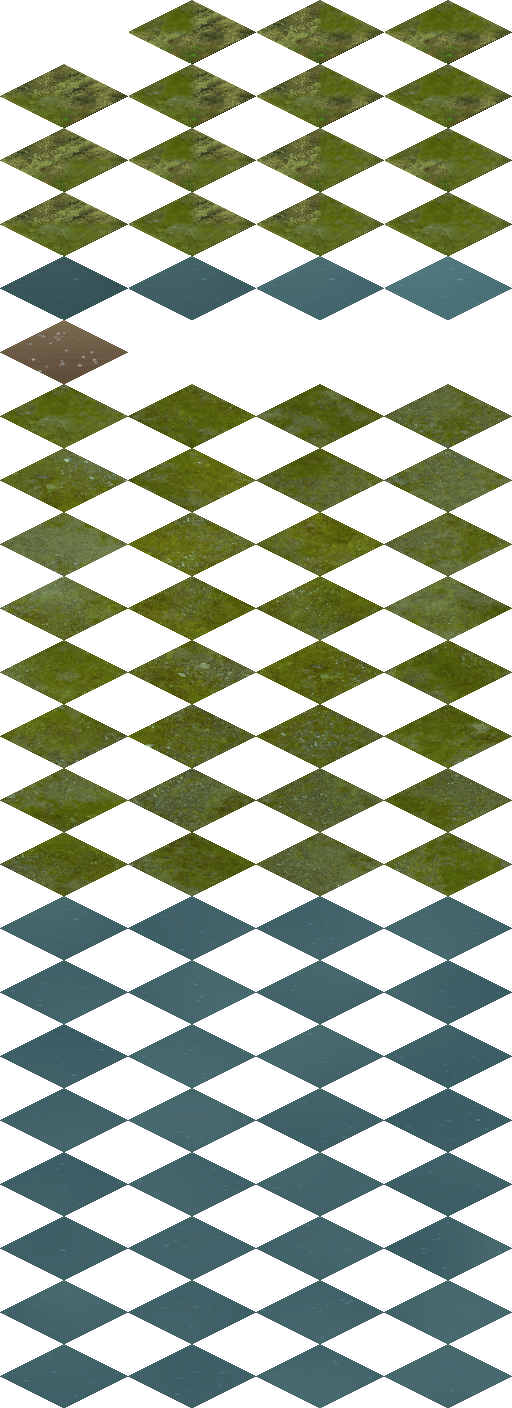
#> input picture assets/tilesets/terrain_atlas.png, 512 x 1408 px, found by its file name
$ python test_gen_normal_atlas.py
#> lines starting #> are read from the running program, lines starting #| are printed output that depends on the picture; after the words box and inside, x2 and y2 are one past the last pixel; in counts of white or black regions, pixels touching at a corner belong together
### tools/gen_normal_atlas.py
#!/usr/bin/env python3
"""Deterministic tangent-space NORMAL-map generator for the Crusade terrain atlas.

Story L1 (#82) of the lighting epic (#66). The diffuse atlas
(assets/tilesets/terrain_atlas.png) is flat art; a Light2D shading it with no
normal map just brightens uniformly. This derives a per-texel normal map from
the diffuse luminance so light picks out surface relief (grass blades, dirt
clumps, water ripple) on the 2:1 diamonds.

REGION-AWARE by construction: the atlas packs 128x64 (true 2:1) regions edge to
edge with ZERO separation, so a naive global gradient would invent steep normals
at every region boundary. Each region is processed in ISOLATION (its gradient
never reads a neighbouring region), and:
  - texels outside the diamond (diffuse alpha below --alpha-threshold) are forced
    NEUTRAL (128,128,255) -- flat, +Z -- so the transparent rectangle corners and
    the diamond rim carry no spurious relief;
  - the 1px outer border of every region is forced NEUTRAL as belt-and-suspenders
    against cross-tile bleed.

A perfectly flat region therefore encodes uniform (128,128,255). Fully
deterministic (pure numpy, no randomness).

Regenerate with:
    python3 tools/gen_normal_atlas.py
It writes assets/tilesets/terrain_atlas_n.png relative to the repo root.
"""

import argparse
import os

import numpy as np
from PIL import Image

# --- Layout constants (mirror src/core/tileset_constants.gd) ---
REGION_W, REGION_H = 128, 64
ATLAS_W, ATLAS_H = 512, 1408
COLS, ROWS = ATLAS_W // REGION_W, ATLAS_H // REGION_H   # 4 x 6

# --- Defaults ---
# Near-flat by design (#233 art pass): terrain relief now comes from the world-space
# terrain_tint shader, not this per-tile normal map. A strong per-tile normal creates
# a lit/shadow crease at every diamond edge -> a visible grid. Keeping this low leaves
# only a whisper of tactile detail under the sun without re-drawing the tile lattice.
DEFAULT_STRENGTH = 0.55         # relief exaggeration; higher = steeper normals
DEFAULT_ALPHA_THRESHOLD = 8     # diffuse alpha (0..255) below which a texel is flat
NEUTRAL = np.array([128, 128, 255], dtype=np.uint8)   # flat normal, +Z


def _luminance(rgb: np.ndarray) -> np.ndarray:
    """Rec.601 luma of an (h,w,3) float array in [0,1]."""
    return (0.299 * rgb[..., 0] + 0.587 * rgb[..., 1] + 0.114 * rgb[..., 2])


def _region_normals(rgb: np.ndarray, alpha: np.ndarray, strength: float,
                    alpha_threshold: int, invert_y: bool) -> np.ndarray:
    """Encode one region's (h,w) heightmap as an (h,w,3) uint8 normal image.

    rgb: (h,w,3) float in [0,1]; alpha: (h,w) uint8. Gradient is computed only
    within this array (region-isolated). Returns tangent-space normals with +Z
    up, OpenGL-style (green = +Y up) unless invert_y flips G for Godot's -Y.
    """
    h, w = alpha.shape
    height = _luminance(rgb)
    # Central-difference gradient, confined to this region (no cross-region reads).
    dy, dx = np.gradient(height)
    nx = -dx * strength
    ny = -dy * strength
    nz = np.ones_like(height)
    inv = 1.0 / np.sqrt(nx * nx + ny * ny + nz * nz)
    nx, ny, nz = nx * inv, ny * inv, nz * inv
    if invert_y:
        ny = -ny
    enc = np.empty((h, w, 3), dtype=np.uint8)
    enc[..., 0] = np.clip((nx * 0.5 + 0.5) * 255.0 + 0.5, 0, 255).astype(np.uint8)
    enc[..., 1] = np.clip((ny * 0.5 + 0.5) * 255.0 + 0.5, 0, 255).astype(np.uint8)
    enc[..., 2] = np.clip((nz * 0.5 + 0.5) * 255.0 + 0.5, 0, 255).astype(np.uint8)
    # Outside the diamond (near-transparent) -> neutral.
    enc[alpha < alpha_threshold] = NEUTRAL
    # 1px region border -> neutral (guard against any edge-gradient bleed).
    enc[0, :] = NEUTRAL
    enc[-1, :] = NEUTRAL
    enc[:, 0] = NEUTRAL
    enc[:, -1] = NEUTRAL
    return enc


def build_normal_atlas(diffuse, strength: float = DEFAULT_STRENGTH,
                       alpha_threshold: int = DEFAULT_ALPHA_THRESHOLD,
                       invert_y: bool = False) -> Image.Image:
    """`diffuse` is a path (str) or an already-loaded PIL Image."""
#> called with strength = 0.55, alpha_threshold = 8, invert_y = False
    src = (Image.open(diffuse) if isinstance(diffuse, str) else diffuse).convert("RGBA")
    if src.size != (ATLAS_W, ATLAS_H):
        raise ValueError("diffuse atlas is %s, expected (%d, %d)"
                         % (src.size, ATLAS_W, ATLAS_H))
    arr = np.asarray(src, dtype=np.uint8)
    rgb = arr[..., :3].astype(np.float32) / 255.0
#> rgb: shape (1408, 512, 3) float32; every value is 0.588
    alpha = arr[..., 3]
#> alpha: shape (1408, 512); every value is 255

    out = np.empty((ATLAS_H, ATLAS_W, 3), dtype=np.uint8)
    out[:] = NEUTRAL
    for row in range(ROWS):
        for col in range(COLS):
            y0, x0 = row * REGION_H, col * REGION_W
            y1, x1 = y0 + REGION_H, x0 + REGION_W
            reg_alpha = alpha[y0:y1, x0:x1]
            if row >= 6:
                continue  # mega-tile window rows: neutral by design -- a per-tile
                          # gradient would crease the seamless windows at their
                          # edges; their relief comes from the world-space shader
            if reg_alpha.max() < alpha_threshold:
                continue  # empty region: leave neutral
            out[y0:y1, x0:x1] = _region_normals(
                rgb[y0:y1, x0:x1], reg_alpha, strength, alpha_threshold, invert_y)
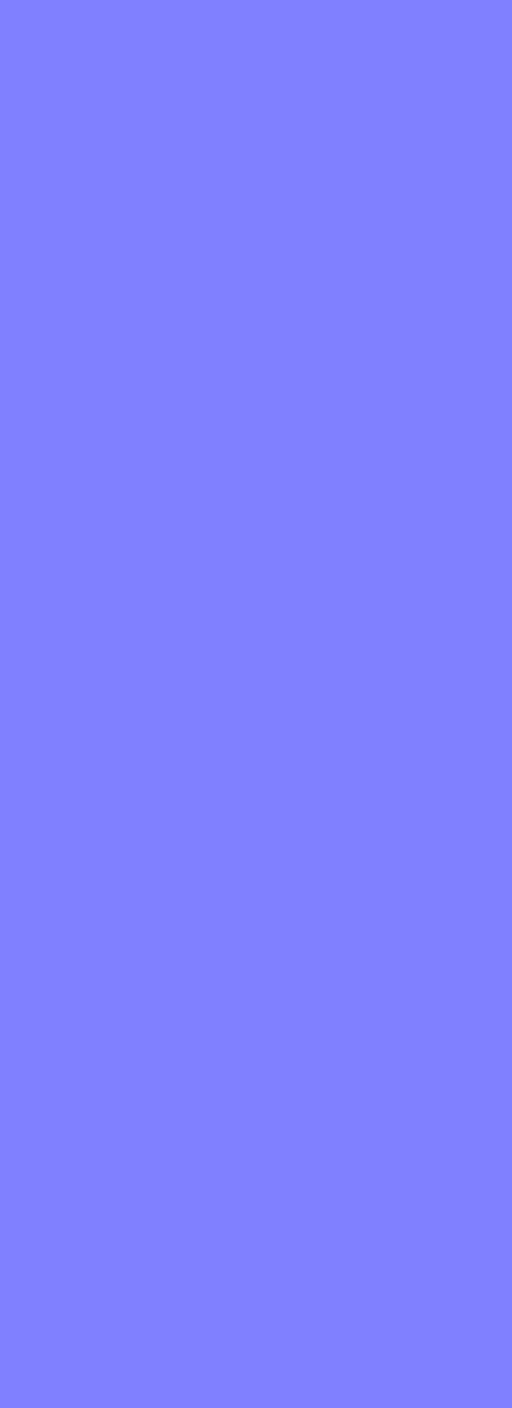
#> out: shape (1408, 512, 3); mean R, G, B 128, 128, 255
    return Image.fromarray(out, mode="RGB")


# [18 lines left out: function main, not called in this run]


# [2 lines that do not run on import are left out]

### tools/test_gen_normal_atlas.py
#!/usr/bin/env python3
"""Invariant tests for gen_normal_atlas (L1 / #82). Pure Python; run directly:
    python3 tools/test_gen_normal_atlas.py
Not part of the Godot CI gd-test glob (CI runs only godot suites); this is the
headless verification of the generator's contract. Calls the REAL builder
(which accepts an in-memory Image), so it never re-implements the code it tests.
"""

import os
import sys

import numpy as np
from PIL import Image

import gen_normal_atlas as g

_pass = 0
_fail = 0


def ok(cond, msg):
    global _pass, _fail
    if cond:
        _pass += 1
    else:
        _fail += 1
        print("FAIL:", msg)


def _atlas(rgb=150, alpha=255):
    a = np.zeros((g.ATLAS_H, g.ATLAS_W, 4), dtype=np.uint8)
    a[..., :3] = rgb
    a[..., 3] = alpha
    return Image.fromarray(a, "RGBA")


def test_flat_opaque_is_neutral():
    out = np.asarray(g.build_normal_atlas(_atlas(rgb=150, alpha=255)))
    ok(np.all(out == g.NEUTRAL), "flat opaque atlas -> all neutral (128,128,255)")


def test_transparent_is_neutral():
    out = np.asarray(g.build_normal_atlas(_atlas(rgb=200, alpha=0)))
#> in build_normal_atlas (call 2), `rgb = arr[..., :3].astype(np.float32) / 255.0`: rgb: shape (1408, 512, 3) float32; every value is 0.784
#> in build_normal_atlas (call 2), `alpha = arr[..., 3]`: alpha: shape (1408, 512); every value is 0
    ok(np.all(out == g.NEUTRAL), "fully-transparent atlas -> all neutral")


def test_determinism():
    a = np.random.RandomState(0).randint(0, 256, (g.ATLAS_H, g.ATLAS_W, 4), dtype=np.uint8)
    a[..., 3] = 255
    img = Image.fromarray(a, "RGBA")
    o1 = np.asarray(g.build_normal_atlas(img))
#> the loop in build_normal_atlas (call 3), `for row in range(ROWS):` made 22 passes
#> pass 1, in _region_normals (call 25), `nx = -dx * strength`:
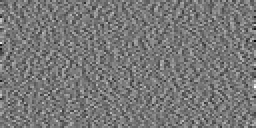
#> nx: shape (64, 128) float32 (shown 2 times larger); min -0.376, max 0.423, mean 0.000123; drawn with min black and max white
    o2 = np.asarray(g.build_normal_atlas(img))
#> the loop in build_normal_atlas (call 4), `for row in range(ROWS):` made 22 passes
#> pass 1, in _region_normals (call 49), `ny = -dy * strength`:
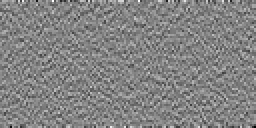
#> ny: shape (64, 128) float32 (shown 2 times larger); min -0.429, max 0.403, mean 0.000103; drawn with min black and max white
    ok(np.array_equal(o1, o2), "same input -> identical output")


def test_borders_neutral():
    # A noisy opaque atlas: every region's 1px border must still be neutral.
    a = np.random.RandomState(1).randint(0, 256, (g.ATLAS_H, g.ATLAS_W, 4), dtype=np.uint8)
    a[..., 3] = 255
    out = np.asarray(g.build_normal_atlas(Image.fromarray(a, "RGBA")))
#> the loop in build_normal_atlas (call 5), `for row in range(ROWS):` made 22 passes
#> pass 1, in _region_normals (call 73), `nx = -dx * strength`:
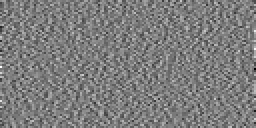
#> nx: shape (64, 128) float32 (shown 2 times larger); min -0.375, max 0.388, mean 5.1e-05; drawn with min black and max white
    borders_ok = True
    for row in range(g.ROWS):
        for col in range(g.COLS):
            y0, x0 = row * g.REGION_H, col * g.REGION_W
            reg = out[y0:y0 + g.REGION_H, x0:x0 + g.REGION_W]
            for edge in (reg[0, :], reg[-1, :], reg[:, 0], reg[:, -1]):
                if not np.all(edge == g.NEUTRAL):
                    borders_ok = False
    ok(borders_ok, "every region's 1px border is neutral (no cross-tile bleed)")


def test_real_atlas_dims_and_relief():
    path = "assets/tilesets/terrain_atlas.png"
    if not os.path.exists(path):
        path = os.path.join(os.path.dirname(__file__), "..", "assets", "tilesets", "terrain_atlas.png")
    if not os.path.exists(path):
        print("skip real-atlas test (atlas not found)")
        return
    img = g.build_normal_atlas(path)
#> in build_normal_atlas, src is the input picture: PIL image 512x1408 RGBA; mean R, G, B, A 68.1, 85.3, 58.4, 123.6
#> in build_normal_atlas (call 6), `alpha = arr[..., 3]`:
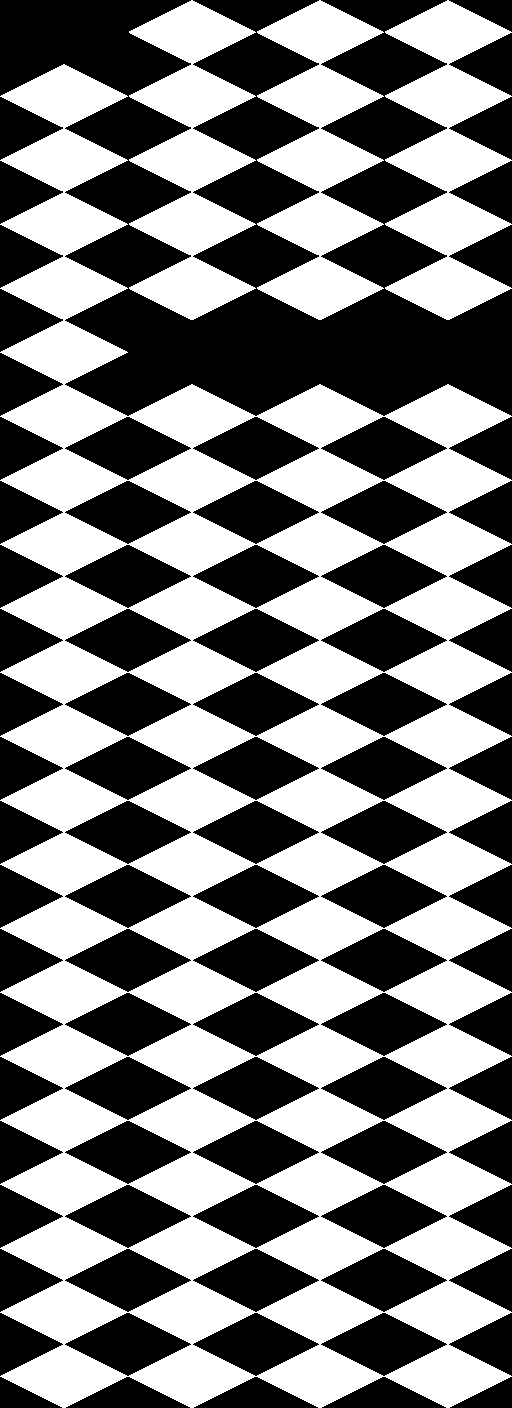
#> alpha: shape (1408, 512); 48.5% white; 4 white regions, box (x1, y1, x2, y2) and area: (0, 64, 512, 1408) 287036, (129, 0, 256, 320) 20791, (257, 0, 384, 320) 20791, (385, 0, 512, 320) 20791
#> the loop in build_normal_atlas (call 6), `for row in range(ROWS):` made 22 passes
#> pass 1, in _region_normals (call 97), `height = _luminance(rgb)`:
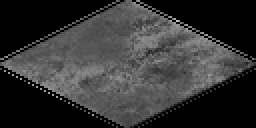
#> height: shape (64, 128) float32 (shown 2 times larger); min 0, max 0.793, mean 0.202
#> pass 1, in _region_normals (call 97), `nx = -dx * strength`:
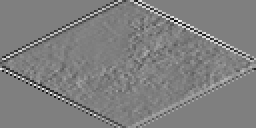
#> nx: shape (64, 128) float32 (shown 2 times larger); min -0.218, max 0.218, mean 3.17e-05; drawn with min black and max white
    out = np.asarray(img)
    ok(img.size == (g.ATLAS_W, g.ATLAS_H), "output is ATLAS_PX (512x384)")
    ok(img.mode == "RGB", "output is RGB")
    ok(out[..., 2].mean() > out[..., 0].mean() and out[..., 2].mean() > out[..., 1].mean(),
       "blue (+Z) dominant: mean B %.1f R %.1f G %.1f" % (out[..., 2].mean(), out[..., 0].mean(), out[..., 1].mean()))
    ok(not np.all(out[..., 0] == 128), "real atlas carries non-neutral relief")


def main():
    test_flat_opaque_is_neutral()
    test_transparent_is_neutral()
    test_determinism()
    test_borders_neutral()
    test_real_atlas_dims_and_relief()
    print("PASS %d / FAIL %d" % (_pass, _fail))
    sys.exit(1 if _fail else 0)
#> (the program exits here)
